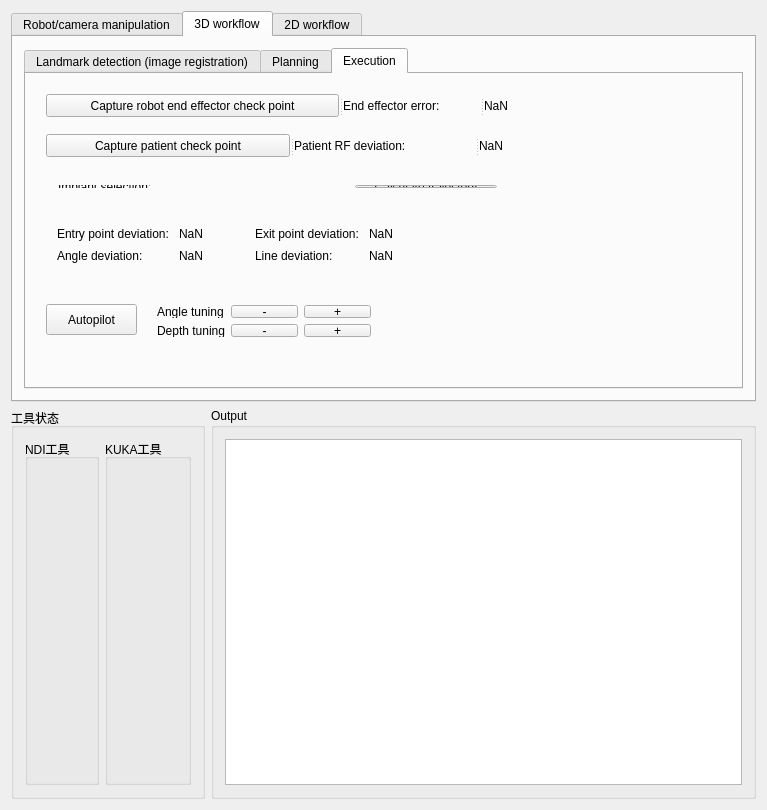
<?xml version="1.0" encoding="UTF-8"?>
<ui version="4.0">
 <class>SpineDemoControls</class>
 <widget class="QWidget" name="SpineDemoControls">
  <property name="geometry">
   <rect>
    <x>0</x>
    <y>0</y>
    <width>767</width>
    <height>810</height>
   </rect>
  </property>
  <property name="minimumSize">
   <size>
    <width>0</width>
    <height>0</height>
   </size>
  </property>
  <property name="windowTitle">
   <string>QmitkTemplate</string>
  </property>
  <layout class="QGridLayout" name="gridLayout_3">
   <item row="0" column="0">
    <widget class="QTabWidget" name="tabWidget">
     <property name="currentIndex">
      <number>1</number>
     </property>
     <widget class="QWidget" name="tab">
      <attribute name="title">
       <string>Robot/camera manipulation</string>
      </attribute>
      <widget class="QPushButton" name="pushButton_connectCamera">
       <property name="geometry">
        <rect>
         <x>40</x>
         <y>20</y>
         <width>121</width>
         <height>23</height>
        </rect>
       </property>
       <property name="text">
        <string>Connect camera</string>
       </property>
      </widget>
     </widget>
     <widget class="QWidget" name="tab_2">
      <attribute name="title">
       <string>3D workflow</string>
      </attribute>
      <layout class="QGridLayout" name="gridLayout_10">
       <item row="0" column="0">
        <widget class="QTabWidget" name="tabWidget_2">
         <property name="currentIndex">
          <number>2</number>
         </property>
         <widget class="QWidget" name="tab_4">
          <attribute name="title">
           <string>Landmark detection (image registration)</string>
          </attribute>
          <widget class="QPushButton" name="pushButton_initCheckPoint_3d">
           <property name="geometry">
            <rect>
             <x>10</x>
             <y>20</y>
             <width>191</width>
             <height>23</height>
            </rect>
           </property>
           <property name="text">
            <string>Capture patient check point</string>
           </property>
          </widget>
          <widget class="QPushButton" name="pushButton_detectBalls_3d">
           <property name="geometry">
            <rect>
             <x>10</x>
             <y>60</y>
             <width>181</width>
             <height>21</height>
            </rect>
           </property>
           <property name="text">
            <string>Steel ball detection</string>
           </property>
          </widget>
         </widget>
         <widget class="QWidget" name="tab_5">
          <attribute name="title">
           <string>Planning</string>
          </attribute>
          <widget class="QPushButton" name="pushButton_startPlan_3d">
           <property name="geometry">
            <rect>
             <x>40</x>
             <y>30</y>
             <width>121</width>
             <height>23</height>
            </rect>
           </property>
           <property name="text">
            <string>Start planning</string>
           </property>
          </widget>
          <widget class="QPushButton" name="pushButton_pseudoSavePlan">
           <property name="geometry">
            <rect>
             <x>450</x>
             <y>20</y>
             <width>131</width>
             <height>23</height>
            </rect>
           </property>
           <property name="text">
            <string>Pseudo save plan</string>
           </property>
          </widget>
          <widget class="QPushButton" name="pushButton_pseudoRecoverPlan">
           <property name="geometry">
            <rect>
             <x>450</x>
             <y>60</y>
             <width>131</width>
             <height>23</height>
            </rect>
           </property>
           <property name="text">
            <string>Pseudo recover plan</string>
           </property>
          </widget>
          <widget class="QWidget" name="layoutWidget">
           <property name="geometry">
            <rect>
             <x>40</x>
             <y>110</y>
             <width>522</width>
             <height>176</height>
            </rect>
           </property>
           <layout class="QGridLayout" name="gridLayout_9">
            <item row="0" column="0">
             <widget class="QGroupBox" name="groupBox_2">
              <property name="title">
               <string>Axial</string>
              </property>
              <layout class="QGridLayout" name="gridLayout_4">
               <item row="0" column="0">
                <widget class="QPushButton" name="pushButton_counter_ax">
                 <property name="text">
                  <string>↺</string>
                 </property>
                </widget>
               </item>
               <item row="0" column="1">
                <widget class="QPushButton" name="pushButton_U_ax">
                 <property name="text">
                  <string>↑</string>
                 </property>
                </widget>
               </item>
               <item row="0" column="2">
                <widget class="QPushButton" name="pushButton_clock_ax">
                 <property name="text">
                  <string>↻</string>
                 </property>
                </widget>
               </item>
               <item row="1" column="0">
                <widget class="QPushButton" name="pushButton_L_ax">
                 <property name="text">
                  <string>←</string>
                 </property>
                </widget>
               </item>
               <item row="1" column="1">
                <widget class="QPushButton" name="pushButton_D_ax">
                 <property name="text">
                  <string>↓</string>
                 </property>
                </widget>
               </item>
               <item row="1" column="2">
                <widget class="QPushButton" name="pushButton_R_ax">
                 <property name="text">
                  <string>→</string>
                 </property>
                </widget>
               </item>
              </layout>
             </widget>
            </item>
            <item row="0" column="1">
             <widget class="QGroupBox" name="groupBox_3">
              <property name="title">
               <string>Sagittal</string>
              </property>
              <layout class="QGridLayout" name="gridLayout_5">
               <item row="0" column="0">
                <widget class="QPushButton" name="pushButton_counter_sag">
                 <property name="text">
                  <string>↺</string>
                 </property>
                </widget>
               </item>
               <item row="0" column="1">
                <widget class="QPushButton" name="pushButton_U_sag">
                 <property name="text">
                  <string>↑</string>
                 </property>
                </widget>
               </item>
               <item row="0" column="2">
                <widget class="QPushButton" name="pushButton_clock_sag">
                 <property name="text">
                  <string>↻</string>
                 </property>
                </widget>
               </item>
               <item row="1" column="0">
                <widget class="QPushButton" name="pushButton_L_sag">
                 <property name="text">
                  <string>←</string>
                 </property>
                </widget>
               </item>
               <item row="1" column="1">
                <widget class="QPushButton" name="pushButton_D_sag">
                 <property name="text">
                  <string>↓</string>
                 </property>
                </widget>
               </item>
               <item row="1" column="2">
                <widget class="QPushButton" name="pushButton_R_sag">
                 <property name="text">
                  <string>→</string>
                 </property>
                </widget>
               </item>
              </layout>
             </widget>
            </item>
            <item row="1" column="0">
             <widget class="QGroupBox" name="groupBox_4">
              <property name="title">
               <string>Coronal</string>
              </property>
              <layout class="QGridLayout" name="gridLayout_8">
               <item row="0" column="0">
                <widget class="QPushButton" name="pushButton_counter_cor">
                 <property name="text">
                  <string>↺</string>
                 </property>
                </widget>
               </item>
               <item row="0" column="1">
                <widget class="QPushButton" name="pushButton_U_cor">
                 <property name="text">
                  <string>↑</string>
                 </property>
                </widget>
               </item>
               <item row="0" column="2">
                <widget class="QPushButton" name="pushButton_clock_cor">
                 <property name="text">
                  <string>↻</string>
                 </property>
                </widget>
               </item>
               <item row="1" column="0">
                <widget class="QPushButton" name="pushButton_L_cor">
                 <property name="text">
                  <string>←</string>
                 </property>
                </widget>
               </item>
               <item row="1" column="1">
                <widget class="QPushButton" name="pushButton_D_cor">
                 <property name="text">
                  <string>↓</string>
                 </property>
                </widget>
               </item>
               <item row="1" column="2">
                <widget class="QPushButton" name="pushButton_R_cor">
                 <property name="text">
                  <string>→</string>
                 </property>
                </widget>
               </item>
              </layout>
             </widget>
            </item>
           </layout>
          </widget>
          <widget class="QSplitter" name="splitter">
           <property name="geometry">
            <rect>
             <x>58</x>
             <y>69</y>
             <width>169</width>
             <height>20</height>
            </rect>
           </property>
           <property name="orientation">
            <enum>Qt::Horizontal</enum>
           </property>
           <widget class="QLabel" name="label_17">
            <property name="text">
             <string>Step: </string>
            </property>
           </widget>
           <widget class="QLineEdit" name="lineEdit_stepSize">
            <property name="text">
             <string>2</string>
            </property>
           </widget>
          </widget>
         </widget>
         <widget class="QWidget" name="tab_6">
          <attribute name="title">
           <string>Execution</string>
          </attribute>
          <widget class="QPushButton" name="pushButton_autoPilot_3d">
           <property name="geometry">
            <rect>
             <x>20</x>
             <y>230</y>
             <width>91</width>
             <height>31</height>
            </rect>
           </property>
           <property name="text">
            <string>Autopilot</string>
           </property>
          </widget>
          <widget class="QSplitter" name="splitter_2">
           <property name="geometry">
            <rect>
             <x>20</x>
             <y>20</y>
             <width>471</width>
             <height>23</height>
            </rect>
           </property>
           <property name="orientation">
            <enum>Qt::Horizontal</enum>
           </property>
           <widget class="QPushButton" name="pushButton_probeEnd_3d">
            <property name="text">
             <string>Capture robot end effector check point</string>
            </property>
           </widget>
           <widget class="QLabel" name="label">
            <property name="text">
             <string>End effector error: </string>
            </property>
           </widget>
           <widget class="QLabel" name="label_endError_3d">
            <property name="text">
             <string>NaN</string>
            </property>
           </widget>
          </widget>
          <widget class="QSplitter" name="splitter_3">
           <property name="geometry">
            <rect>
             <x>20</x>
             <y>60</y>
             <width>471</width>
             <height>23</height>
            </rect>
           </property>
           <property name="orientation">
            <enum>Qt::Horizontal</enum>
           </property>
           <widget class="QPushButton" name="pushButton_checkPatient_3d">
            <property name="text">
             <string>Capture patient check point</string>
            </property>
           </widget>
           <widget class="QLabel" name="label_3">
            <property name="text">
             <string>Patient RF deviation: </string>
            </property>
           </widget>
           <widget class="QLabel" name="label_patientError_3d">
            <property name="text">
             <string>NaN</string>
            </property>
           </widget>
          </widget>
          <widget class="QWidget" name="layoutWidget">
           <property name="geometry">
            <rect>
             <x>20</x>
             <y>140</y>
             <width>404</width>
             <height>61</height>
            </rect>
           </property>
           <layout class="QGridLayout" name="gridLayout_11">
            <item row="0" column="0">
             <widget class="QLabel" name="label_5">
              <property name="text">
               <string>Entry point deviation: </string>
              </property>
             </widget>
            </item>
            <item row="0" column="1">
             <widget class="QLabel" name="label_entryDevi_3d">
              <property name="text">
               <string>NaN</string>
              </property>
             </widget>
            </item>
            <item row="0" column="2">
             <widget class="QLabel" name="label_10">
              <property name="text">
               <string>Exit point deviation: </string>
              </property>
             </widget>
            </item>
            <item row="0" column="3">
             <widget class="QLabel" name="label_exitDevi_3d">
              <property name="text">
               <string>NaN</string>
              </property>
             </widget>
            </item>
            <item row="1" column="0">
             <widget class="QLabel" name="label_6">
              <property name="text">
               <string>Angle deviation: </string>
              </property>
             </widget>
            </item>
            <item row="1" column="1">
             <widget class="QLabel" name="label_angleDevi_3d">
              <property name="text">
               <string>NaN</string>
              </property>
             </widget>
            </item>
            <item row="1" column="2">
             <widget class="QLabel" name="label_11">
              <property name="text">
               <string>Line deviation: </string>
              </property>
             </widget>
            </item>
            <item row="1" column="3">
             <widget class="QLabel" name="label_lineDevi_3d">
              <property name="text">
               <string>NaN</string>
              </property>
             </widget>
            </item>
           </layout>
          </widget>
          <widget class="QWidget" name="layoutWidget">
           <property name="geometry">
            <rect>
             <x>120</x>
             <y>220</y>
             <width>236</width>
             <height>54</height>
            </rect>
           </property>
           <layout class="QGridLayout" name="gridLayout_12">
            <item row="0" column="0">
             <widget class="QLabel" name="label_13">
              <property name="text">
               <string>Angle tuning</string>
              </property>
             </widget>
            </item>
            <item row="0" column="1">
             <widget class="QPushButton" name="pushButton_endLessRot_3d">
              <property name="text">
               <string>-</string>
              </property>
             </widget>
            </item>
            <item row="0" column="2">
             <widget class="QPushButton" name="pushButton_endAddRot_3d">
              <property name="text">
               <string>+</string>
              </property>
             </widget>
            </item>
            <item row="1" column="0">
             <widget class="QLabel" name="label_14">
              <property name="text">
               <string>Depth tuning</string>
              </property>
             </widget>
            </item>
            <item row="1" column="1">
             <widget class="QPushButton" name="pushButton_endLessDepth_3d">
              <property name="text">
               <string>-</string>
              </property>
             </widget>
            </item>
            <item row="1" column="2">
             <widget class="QPushButton" name="pushButton_endAddDepth_3d">
              <property name="text">
               <string>+</string>
              </property>
             </widget>
            </item>
           </layout>
          </widget>
          <widget class="QWidget" name="layoutWidget">
           <property name="geometry">
            <rect>
             <x>21</x>
             <y>100</y>
             <width>461</width>
             <height>25</height>
            </rect>
           </property>
           <layout class="QHBoxLayout" name="horizontalLayout_2">
            <item>
             <widget class="QLabel" name="label_8">
              <property name="text">
               <string>Implant selection:  </string>
              </property>
             </widget>
            </item>
            <item>
             <widget class="QmitkSingleNodeSelectionWidget" name="mitkNodeSelectWidget_implant_3d" native="true"/>
            </item>
            <item>
             <widget class="QPushButton" name="pushButton_calTraj_3d">
              <property name="text">
               <string>Calculate trajectory</string>
              </property>
             </widget>
            </item>
           </layout>
          </widget>
         </widget>
        </widget>
       </item>
      </layout>
     </widget>
     <widget class="QWidget" name="tab_3">
      <attribute name="title">
       <string>2D workflow</string>
      </attribute>
     </widget>
    </widget>
   </item>
   <item row="1" column="0">
    <layout class="QHBoxLayout" name="horizontalLayout">
     <item>
      <widget class="QGroupBox" name="groupBox_8">
       <property name="title">
        <string>工具状态</string>
       </property>
       <layout class="QGridLayout" name="gridLayout_2">
        <item row="0" column="1">
         <widget class="QGroupBox" name="groupBox_7">
          <property name="title">
           <string>KUKA工具</string>
          </property>
          <layout class="QGridLayout" name="gridLayout_7">
           <item row="0" column="0">
            <widget class="QmitkToolTrackingStatusWidget" name="m_StatusWidgetKukaToolToShow" native="true">
             <property name="minimumSize">
              <size>
               <width>0</width>
               <height>200</height>
              </size>
             </property>
             <property name="maximumSize">
              <size>
               <width>16777215</width>
               <height>50</height>
              </size>
             </property>
            </widget>
           </item>
          </layout>
         </widget>
        </item>
        <item row="0" column="0">
         <widget class="QGroupBox" name="groupBox_6">
          <property name="title">
           <string>NDI工具</string>
          </property>
          <layout class="QGridLayout" name="gridLayout_6">
           <item row="0" column="0">
            <widget class="QmitkToolTrackingStatusWidget" name="m_StatusWidgetVegaToolToShow" native="true">
             <property name="minimumSize">
              <size>
               <width>0</width>
               <height>200</height>
              </size>
             </property>
             <property name="maximumSize">
              <size>
               <width>16777215</width>
               <height>50</height>
              </size>
             </property>
            </widget>
           </item>
          </layout>
         </widget>
        </item>
       </layout>
      </widget>
     </item>
     <item>
      <widget class="QGroupBox" name="groupBox">
       <property name="title">
        <string>Output</string>
       </property>
       <layout class="QGridLayout" name="gridLayout">
        <item row="0" column="0">
         <widget class="QTextBrowser" name="textBrowser"/>
        </item>
       </layout>
      </widget>
     </item>
    </layout>
   </item>
  </layout>
 </widget>
 <layoutdefault spacing="6" margin="11"/>
 <customwidgets>
  <customwidget>
   <class>QmitkToolTrackingStatusWidget</class>
   <extends>QWidget</extends>
   <header location="global">QmitkToolTrackingStatusWidget.h</header>
   <container>1</container>
  </customwidget>
  <customwidget>
   <class>QmitkSingleNodeSelectionWidget</class>
   <extends>QWidget</extends>
   <header location="global">QmitkSingleNodeSelectionWidget.h</header>
   <container>1</container>
  </customwidget>
 </customwidgets>
 <resources/>
 <connections/>
</ui>
